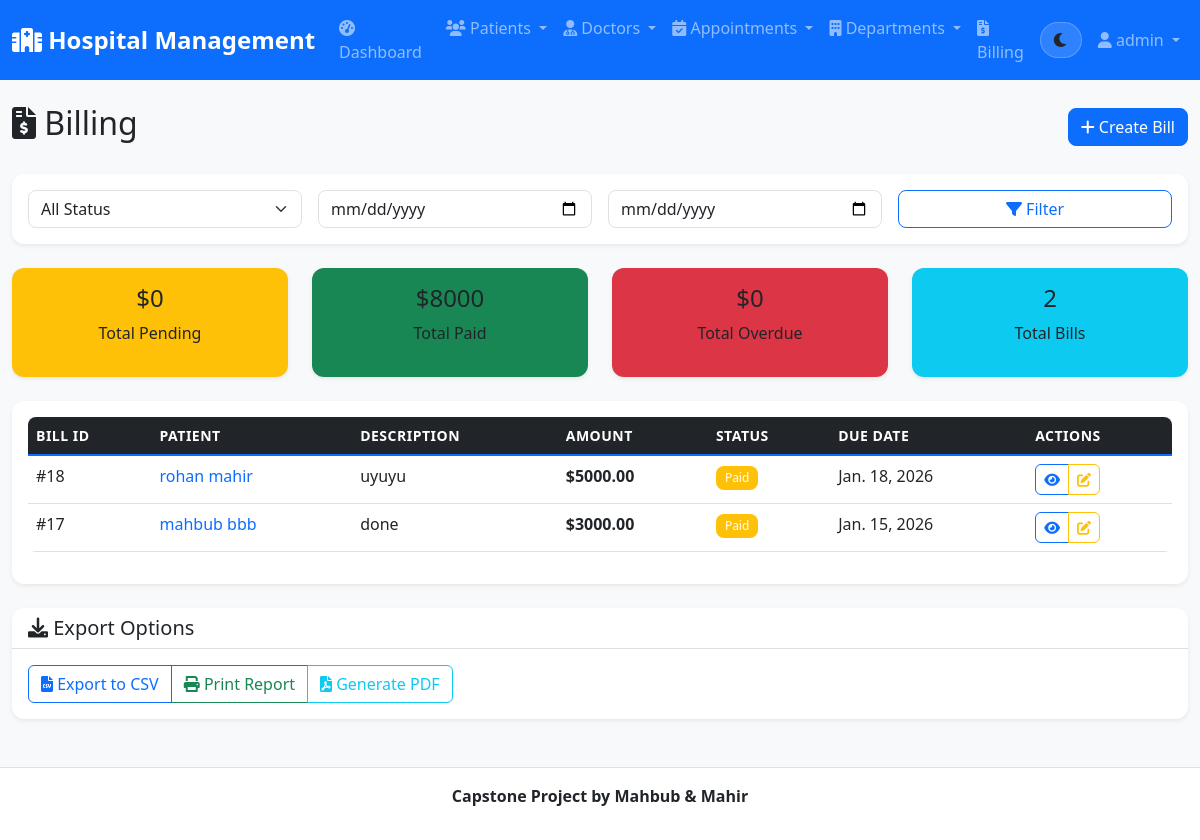
/billing/ (signed in), run on an earlier commit of the app's database.
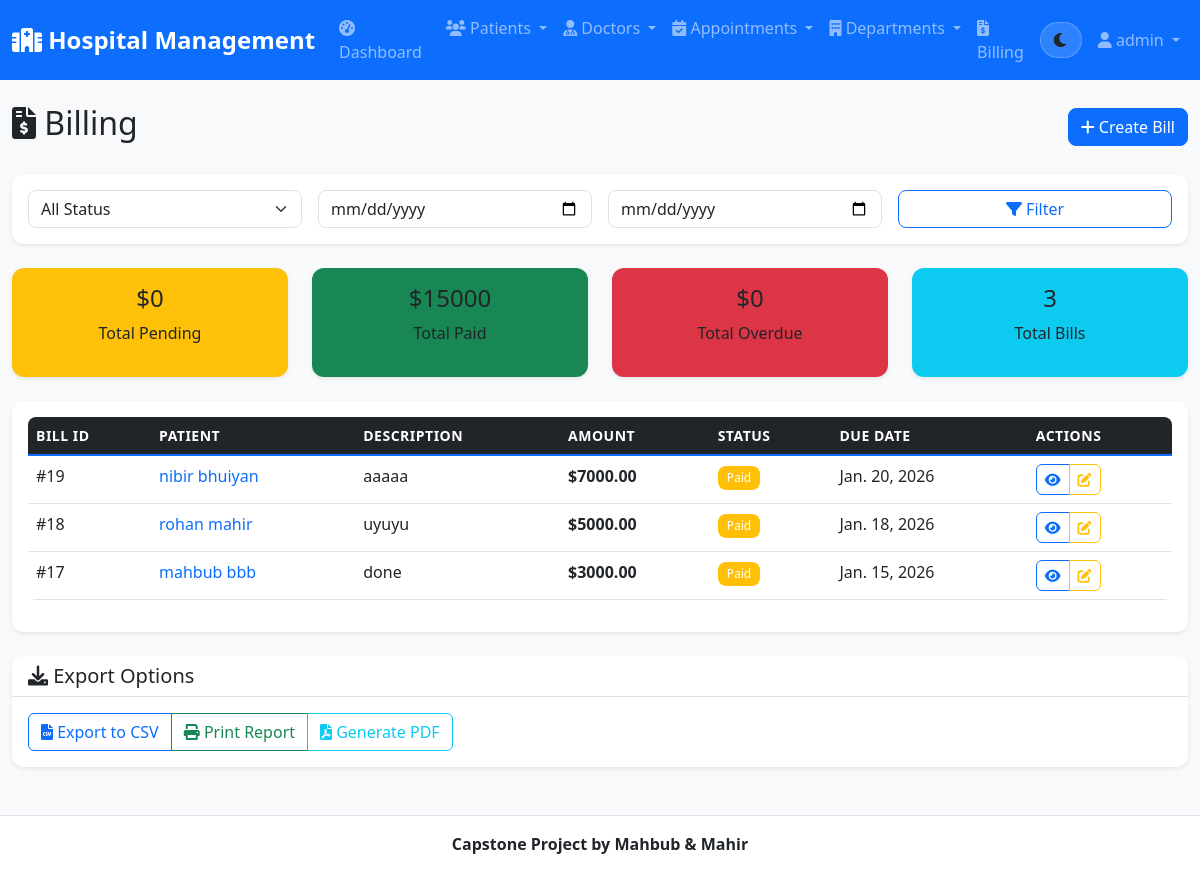
And on a later commit of the database.
### hospital_app/models.py (models this page shows, shortened)
class Billing(models.Model):
    STATUS_CHOICES = [
        ('pending', 'Pending'),
        ('paid', 'Paid'),
        ('overdue', 'Overdue'),
        ('cancelled', 'Cancelled'),
    ]
    patient = models.ForeignKey(Patient, on_delete=models.CASCADE, related_name='bills')
    appointment = models.ForeignKey(Appointment, on_delete=models.CASCADE, related_name='bills', null=True, blank=True)
    description = models.CharField(max_length=200)
    amount = models.DecimalField(max_digits=10, decimal_places=2)
    status = models.CharField(max_length=20, choices=STATUS_CHOICES, default='pending')
    due_date = models.DateField()
    paid_date = models.DateField(null=True, blank=True)
    created_at = models.DateTimeField(auto_now_add=True)
    updated_at = models.DateTimeField(auto_now=True)

class Patient(models.Model):
    GENDER_CHOICES = [
        ('M', 'Male'),
        ('F', 'Female'),
        ('O', 'Other'),
    ]
    BLOOD_TYPE_CHOICES = [
        ('A+', 'A+'),
        ('A-', 'A-'),
        ('B+', 'B+'),
        ('B-', 'B-'),
        ('AB+', 'AB+'),
        ('AB-', 'AB-'),
        ('O+', 'O+'),
        ('O-', 'O-'),
    ]
    first_name = models.CharField(max_length=50)
    last_name = models.CharField(max_length=50)
    email = models.EmailField(unique=True)
    phone = models.CharField(max_length=20)
    date_of_birth = models.DateField()
    gender = models.CharField(max_length=1, choices=GENDER_CHOICES)
    blood_type = models.CharField(max_length=3, choices=BLOOD_TYPE_CHOICES)
    address = models.TextField()
    emergency_contact = models.CharField(max_length=100)
    emergency_phone = models.CharField(max_length=20)
    medical_history = models.TextField(blank=True)
    allergies = models.TextField(blank=True)
    created_at = models.DateTimeField(auto_now_add=True)
    updated_at = models.DateTimeField(auto_now=True)
    @property
    def full_name(self):
        return f"{self.first_name} {self.last_name}"

### hospital_app/views.py (the view)
# urls.py: path('billing/', views.billing_list, name='billing_list'),
@login_required
def billing_list(request):
    bills = _get_filtered_bills(request)
    total_pending = bills.filter(status='pending').aggregate(total=Sum('amount'))['total'] or 0
    total_paid = bills.filter(status='paid').aggregate(total=Sum('amount'))['total'] or 0
    total_overdue = bills.filter(status='overdue').aggregate(total=Sum('amount'))['total'] or 0
    return render(request, 'hospital/billing_list.html', {
        'bills': bills,
        'total_pending': total_pending,
        'total_paid': total_paid,
        'total_overdue': total_overdue
    })

### hospital_app/views.py (called while the page is built)
def _get_filtered_bills(request):
    bills = Billing.objects.select_related('patient').all().order_by('-created_at')
    status = request.GET.get('status')
    if status:
        bills = bills.filter(status=status)
    date_from = request.GET.get('date_from')
    if date_from:
        bills = bills.filter(created_at__date__gte=date_from)
    date_to = request.GET.get('date_to')
    if date_to:
        bills = bills.filter(created_at__date__lte=date_to)
    return bills

### hospital/templates/hospital/billing_list.html (shortened to what the changed rows need)
{% extends 'base.html' %}
{% block content %}
<div class="d-flex justify-content-between align-items-center mb-4">
    <h2><i class="fas fa-file-invoice-dollar"></i> Billing</h2>
</div>
<div class="row mb-4">
    <div class="col-md-3">
        <div class="card bg-success text-white">
            <div class="card-body text-center">
                <h4>${{ total_paid|default:0 }}</h4>
                <p>Total Paid</p>
            </div>
        </div>
    </div>
    <div class="col-md-3">
        <div class="card bg-info text-white">
            <div class="card-body text-center">
                <h4>{{ bills.count }}</h4>
                <p>Total Bills</p>
            </div>
        </div>
    </div>
</div>
<div class="card">
    <div class="card-body">
        {% if bills %}
        <div class="table-responsive">
            <table id="billingTable" class="table table-hover">
                <thead class="table-dark">
                    <tr>
                        <th>Bill ID</th>
                        <th>Patient</th>
                        <th>Description</th>
                        <th>Amount</th>
                        <th>Status</th>
                        <th>Due Date</th>
                        <th>Actions</th>
                    </tr>
                </thead>
                <tbody>
                    {% for bill in bills %}
                    <tr>
                        <td>#{{ bill.id }}</td>
                        <td>
                            <a href="{% url 'patient_detail' bill.patient.pk %}" class="text-decoration-none">
                                {{ bill.patient.full_name }}
                            </a>
                        </td>
                        <td>{{ bill.description }}</td>
                        <td><strong>${{ bill.amount }}</strong></td>
                        <td>
                            <span class="badge bg-{{ bill.status|yesno:'warning,success,danger,secondary' }}">
                                {{ bill.get_status_display }}
                            </span>
                        </td>
                        <td>
                            <span class="{% if bill.is_overdue %}text-danger{% endif %}">
                                {{ bill.due_date }}
                            </span>
                        </td>
                        <td>
                            <div class="btn-group" role="group">
                                <a href="#" class="btn btn-sm btn-outline-primary" title="View Details">
                                    <i class="fas fa-eye"></i>
                                </a>
                                <a href="{% url 'billing_update' bill.pk %}" class="btn btn-sm btn-outline-warning" title="Edit">
                                    <i class="fas fa-edit"></i>
                                </a>
                            </div>
                        </td>
                    </tr>
                    {% endfor %}
                </tbody>
            </table>
        </div>
        {% endif %}
    </div>
</div>
{% endblock %}

What changed in the data, as far as the page shows it:
added Billing: id "19", patient.full_name "nibir bhuiyan", description "aaaaa", amount "7000.00", status "Paid", due_date "Jan. 20, 2026"
Also different on the page:
{{ total_paid|default:0 }}: "8000" → "15000"
{{ bills.count }}: "2" → "3"
